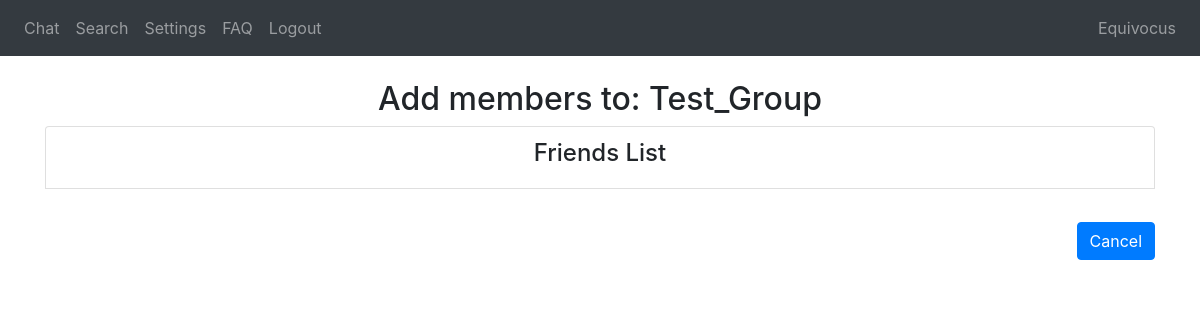
The page /add-members/Test_Group (signed in) on the database as committed earlier.
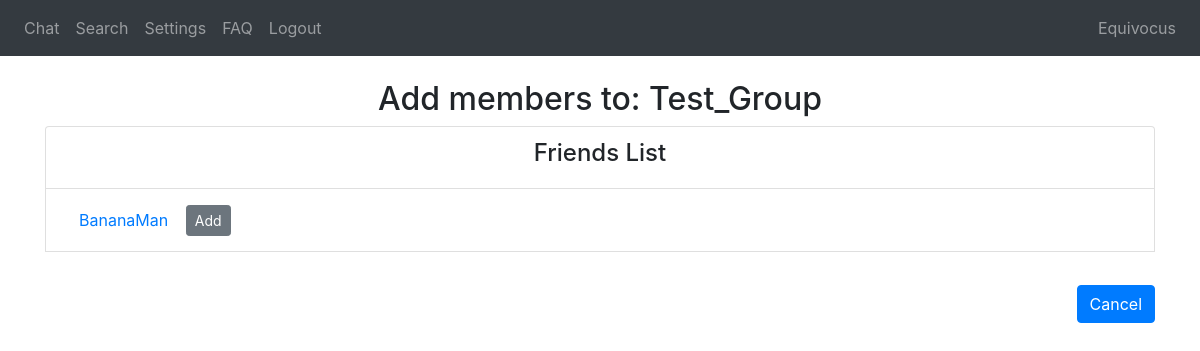
The same page on the database as committed later.
### website/models.py (models this page shows)
class Friend(db.Model):
    id = db.Column(db.Integer, primary_key=True)
    user_id = db.Column(db.Integer, db.ForeignKey('user.id')) #one-to-many relationship
    friend_id = db.Column(db.Integer)
    friend_name = db.Column(db.String(10000))

### website/group_views.py (the view)
@group_views.route('/add-members/<string:group_chat>', methods=['GET', 'POST'])
def add_members(group_chat):
    group = Group.query.filter(Group.group_name == group_chat).first_or_404()
    return render_template("add_members.html", user=current_user, group=group, db=db, user_groups=user_groups, and_=and_)

### website/__init__.py (called while the page is built)
def create_app():
    app = Flask(__name__)
    app.config['SECRET_KEY'] = 'wadkjwlajda'
    app.config['SQLALCHEMY_DATABASE_URI'] = f'sqlite:///{DB_NAME}'
    db.init_app(app)
    from .views import views
    from .auth import auth
    from .group_views import group_views
    app.register_blueprint(views, url_prefix='/')
    app.register_blueprint(auth, url_prefix='/')
    app.register_blueprint(group_views, url_prefix='/')
    from .models import User, Message
    create_database(app)
    login_manager = LoginManager()
    login_manager.login_view = 'auth.login'
    login_manager.init_app(app)
    @login_manager.user_loader
    def load_user(id):
        return User.query.get(int(id))
    return app

### website/templates/add_members.html
{% extends "base.html" %} {% block title %}Chat{% endblock %} {% block content
    %}
    <h2 align="center">Add members to: {{group.group_name}}</h2>
<div align="center">
    <li class="list-group-item"><h4 align="center">Friends List</h4></li>
    {% if user.friends_list %}
        {% for friend in user.friends_list %}
            <li class="list-group-item">
                <div align="left" ><a class="btn btn-link" id="create-group" href="/add-member/{{group.group_id}}/{{friend.friend_id}}">{{friend.friend_name}}</a>
            {% if not db.session.query(user_groups).filter(and_(user_groups.c.user_id==friend.id, user_groups.c.group_id==group.group_id)).first() %}
                <a align="left" class="btn btn-secondary btn-sm" id="create-group" href="/add-member/{{group.group_id}}/{{friend.friend_id}}">Add</a>
            </div>
            {% endif %}
            </li>
        {% endfor %}
    {% endif %}
    <div style="float: right; padding-top: 3%"><a class="btn btn-primary" id="create-group" href="/group-chat/{{group.group_name}}">Cancel</a></div>
</div>
{% endblock %}

Rows that differ between the two databases and show on the page:
added Friend: friend_name "BananaMan"
